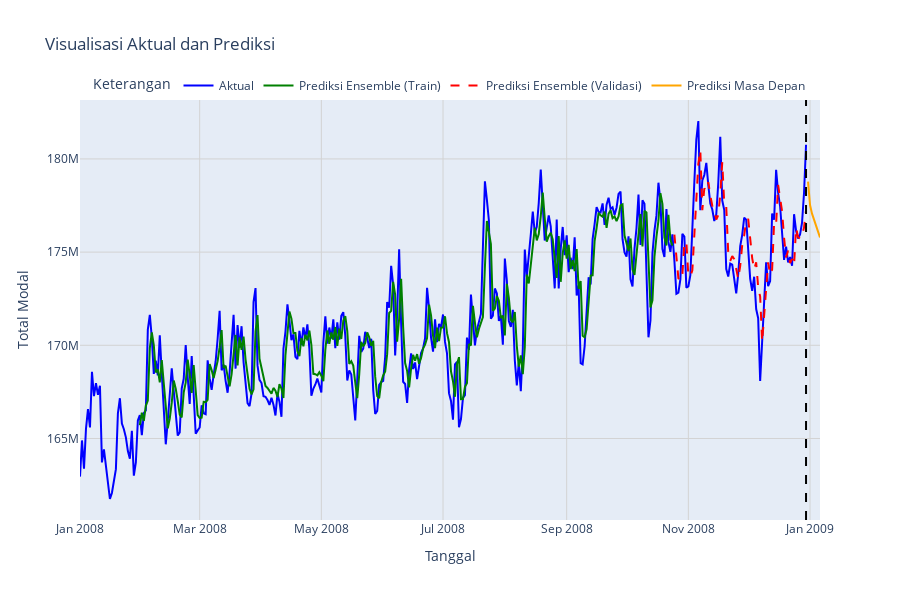

Notebook cell for this chart:
### Code cell
fn.plot_ensemble_predictions(
    loaded_data,
    train_dates,
    val_dates,
    scaler,
    ensemble_preds_hist_train,
    ensemble_preds_hist_val,
    df_future_predictions
)
